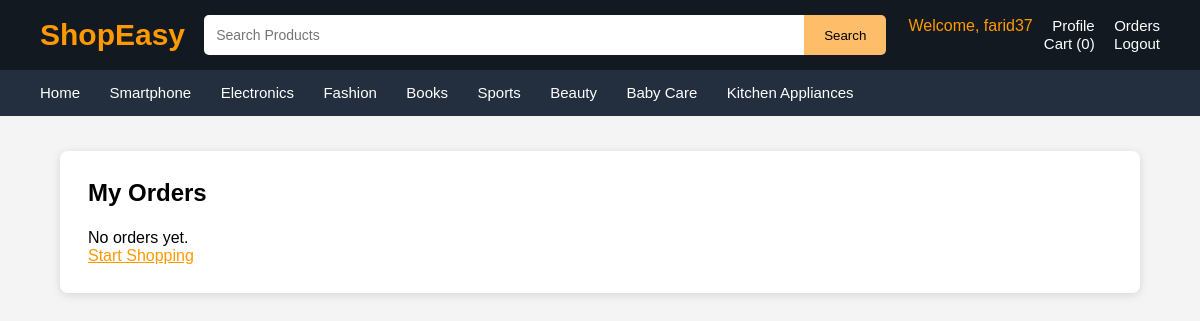
/E-Commerce_Store_Management_System/View/orders.php (signed in), run on an earlier commit of the app's database.
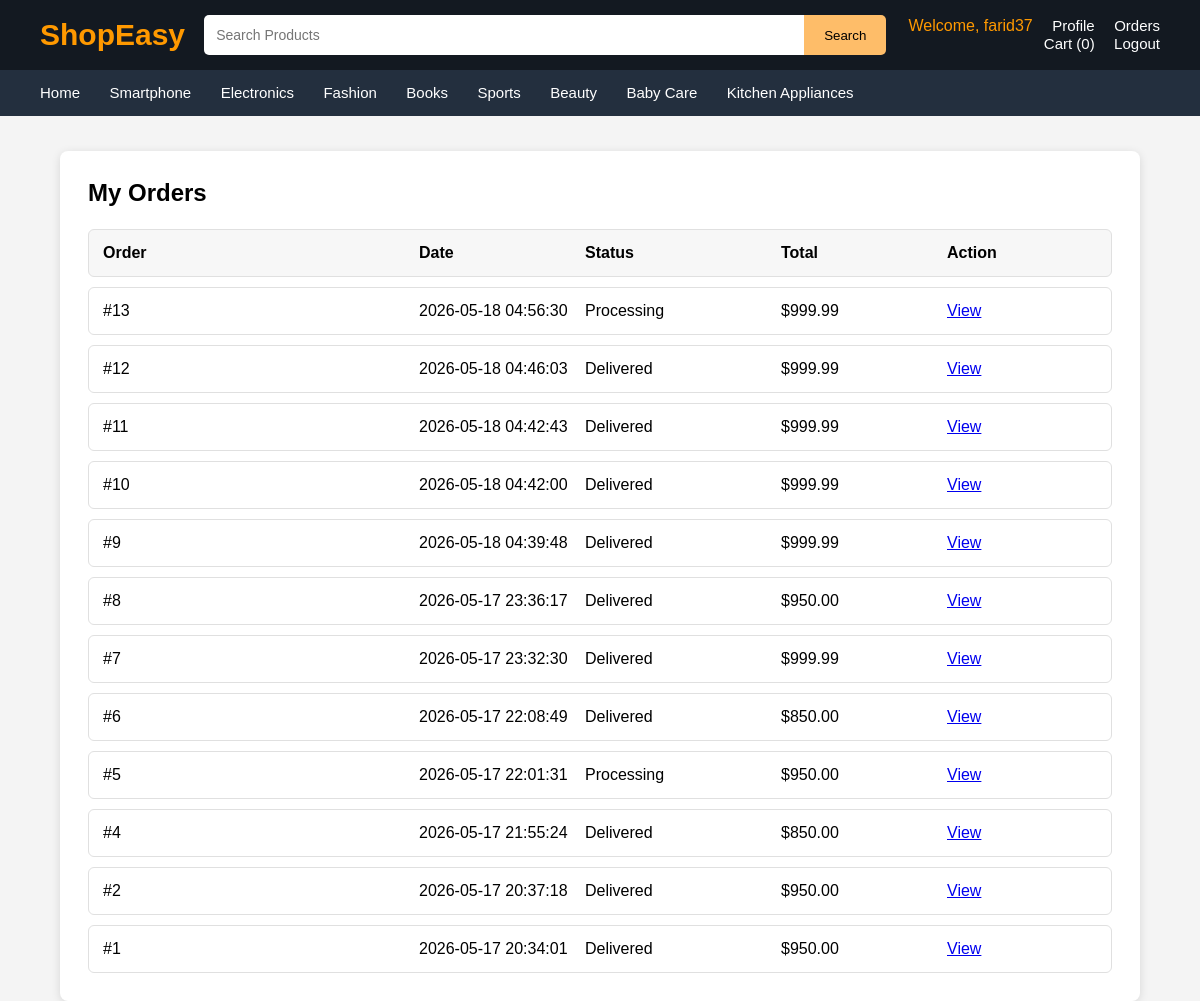
And on a later commit of the database.
### tables this page shows
CREATE TABLE `orders` (
  `id` int(11) NOT NULL,
  `user_id` int(11) NOT NULL,
  `shipping_address` text NOT NULL,
  `payment_method` varchar(50) NOT NULL,
  `total_amount` decimal(10,2) NOT NULL,
  `status` enum('Pending','Processing','Shipped','Delivered','Cancelled') DEFAULT 'Pending',
  `created_at` timestamp NOT NULL DEFAULT current_timestamp()
);

### E-Commerce_Store_Management_System/Controller/cartHelpers.php (called while the page is built, shortened)
<?php
function getCartCount(){
    return array_sum(array_map('intval', $_SESSION['cart']));
}
?>

### E-Commerce_Store_Management_System/Model/orderModel.php (called while the page is built, shortened)
<?php
class OrderModel extends Database {
    public function getOrdersByUser($userId){
        $conn = $this->connection();
        $userId = intval($userId);
        $result = mysqli_query($conn, "SELECT * FROM orders WHERE user_id = $userId ORDER BY created_at DESC");
        $orders = [];
        while($row = mysqli_fetch_assoc($result)){
            $orders[] = $row;
        }
        return $orders;
    }
}
?>

### E-Commerce_Store_Management_System/View/orders.php (the view, shortened to what this page needs)
<?php
require_once "../Model/orderModel.php";
$model = new OrderModel();
$orders = $model->getOrdersByUser($_SESSION['user_id']);
?>
<!DOCTYPE html>
<html>
<head>
<link rel="stylesheet" href="Style/homeStyle.css">
<link rel="stylesheet" href="Style/cartStyle.css">
</head>
<body>
<?php include "header.php"; ?>
<?php include "navbar.php"; ?>
<main class="cart-page">
<h2>My Orders</h2>
<?php if(empty($orders)){ ?>
<div class="cart-empty">
<p>No orders yet.</p>
<a href="homeView.php">Start Shopping</a>
</div>
<?php } else { ?>
<div class="cart-table">
<div class="cart-row cart-heading">
<span>Order</span>
<span>Date</span>
<span>Status</span>
<span>Total</span>
<span>Action</span>
</div>
<?php foreach($orders as $order){ ?>
<div class="cart-row">
<span>#<?php echo $order['id']; ?></span>
<span><?php echo htmlspecialchars($order['created_at']); ?></span>
<span><?php echo htmlspecialchars($order['status']); ?></span>
<span>$<?php echo number_format($order['total_amount'], 2); ?></span>
<span>
<a href="orderConfirmationView.php?id=<?php echo $order['id']; ?>">
View
</a>
</span>
</div>
<?php } ?>
</div>
<?php } ?>
</main>
</body>
</html>

### E-Commerce_Store_Management_System/View/header.php (shortened to what this page needs)
<?php
require_once __DIR__ . "/../Controller/cartHelpers.php";
$cartCount = getCartCount();
$searchValue = $_GET['q'] ?? '';
?>
<div class="header">
<div class="logo">
<a href="../View/homeView.php" style="color:#ff9900;text-decoration:none;">
ShopEasy
</a>
</div>
<form class="search-box" action="../View/homeView.php" method="GET" onsubmit="return submitTopSearch(event)">
<div class="search-input-wrapper">
<input type="text" id="search" name="q" placeholder="Search Products" value="<?php echo htmlspecialchars($searchValue); ?>" onkeyup="liveSearch(this.value)">
</div>
<button type="submit">Search</button>
</form>
<div class="menu">
<?php if(isset($_SESSION['user_id'])){ ?>
<span style="color:#ff9900;">Welcome, <?php echo htmlspecialchars($_SESSION['name']); ?></span>
<a href="../View/profileView.php">Profile</a>
<a href="../View/orders.php">Orders</a>
<a href="../View/cartView.php">Cart (<span id="cart-count"><?php echo $cartCount; ?></span>)</a>
<a href="../Controller/logout.php">Logout</a>
<?php } else { ?>
<a href="../View/loginView.php">Login</a>
<a href="../View/signupView.php">Sign Up</a>
<a href="../View/cartView.php">Cart (<span id="cart-count"><?php echo $cartCount; ?></span>)</a>
<?php } ?>
</div>
</div>

### E-Commerce_Store_Management_System/View/navbar.php
<div class="navbar">
<a href="../View/homeView.php">Home</a>
<a href="../View/homeView.php?id=1">Smartphone</a>
<a href="../Controller/categoryValidation.php?id=2">Electronics</a>
<a href="../Controller/categoryValidation.php?id=3">Fashion</a>
<a href="../Controller/categoryValidation.php?id=4">Books</a>
<a href="../Controller/categoryValidation.php?id=5">Sports</a>
<a href="../Controller/categoryValidation.php?id=6">Beauty</a>
<a href="../Controller/categoryValidation.php?id=7">Baby Care</a>
<a href="../Controller/categoryValidation.php?id=8">Kitchen Appliances</a>
</div>

### E-Commerce_Store_Management_System/View/Style/homeStyle.css (style rules this page uses)
* { margin:0; padding:0; box-sizing:border-box; font-family:Arial, sans-serif; }
html, body { height:100%; }
body { background:#f4f4f4; display:flex; flex-direction:column; min-height:100vh; }
.header { background:#131921; padding:15px 40px; display:flex; align-items:center; color:white; }
.logo { font-size:30px; font-weight:bold; color:#ff9900; width:180px; }
.menu { width:300px; text-align:right; }
.menu a { color:white; text-decoration:none; margin-left:15px; font-size:15px; transition:0.3s; }
.search-box { flex:1; display:flex; justify-content:center; align-items:center; }
.search-input-wrapper { position:relative; width:600px; max-width:100%; }
.search-input-wrapper input { width:100%; height:40px; padding:0 12px; border:none; outline:none; font-size:14px; border-radius:5px 0 0 5px; }
.search-box button { height:40px; padding:0 20px; border:none; background:#febd69; cursor:pointer; border-radius:0 5px 5px 0; }
.navbar { background:#232f3e; padding:14px 40px; }
.navbar a { color:white; text-decoration:none; margin-right:25px; font-size:15px; }

### E-Commerce_Store_Management_System/View/Style/cartStyle.css (style rules this page uses)
.cart-page, .checkout-page, .confirmation-page { width:90%; max-width:1100px; margin:35px auto; background:white; padding:28px; border-radius:8px; box-shadow:0 2px 10px rgba(0,0,0,0.12); }
.cart-page h2, .checkout-page h2, .confirmation-page h2 { margin-bottom:22px; }
.cart-table { display:flex; flex-direction:column; gap:10px; }
.cart-row { display:grid; grid-template-columns:2fr 1fr 1.2fr 1fr 1fr; gap:16px; align-items:center; padding:14px; border:1px solid #e0e0e0; border-radius:6px; }
.cart-heading { font-weight:bold; background:#f7f7f7; }
.cart-empty a { color:#ff9900; }

What changed in the data, as far as the page shows it:
added orders: id "13", created_at "2026-05-18 04:56:30", status "Processing", total_amount "999.99"
added orders: id "12", created_at "2026-05-18 04:46:03", status "Delivered", total_amount "999.99"
added orders: id "11", created_at "2026-05-18 04:42:43", status "Delivered", total_amount "999.99"
added orders: id "10", created_at "2026-05-18 04:42:00", status "Delivered", total_amount "999.99"
added orders: id "9", created_at "2026-05-18 04:39:48", status "Delivered", total_amount "999.99"
added orders: id "8", created_at "2026-05-17 23:36:17", status "Delivered", total_amount "950.00"
added orders: id "7", created_at "2026-05-17 23:32:30", status "Delivered", total_amount "999.99"
added orders: id "6", created_at "2026-05-17 22:08:49", status "Delivered", total_amount "850.00"
added orders: id "5", created_at "2026-05-17 22:01:31", status "Processing", total_amount "950.00"
added orders: id "4", created_at "2026-05-17 21:55:24", status "Delivered", total_amount "850.00"
added orders: id "2", created_at "2026-05-17 20:37:18", status "Delivered", total_amount "950.00"
added orders: id "1", created_at "2026-05-17 20:34:01", status "Delivered", total_amount "950.00"
Also different on the page:
text no longer shown: "No orders yet. Start Shopping"
text now shown: "Order Date Status Total Action"
